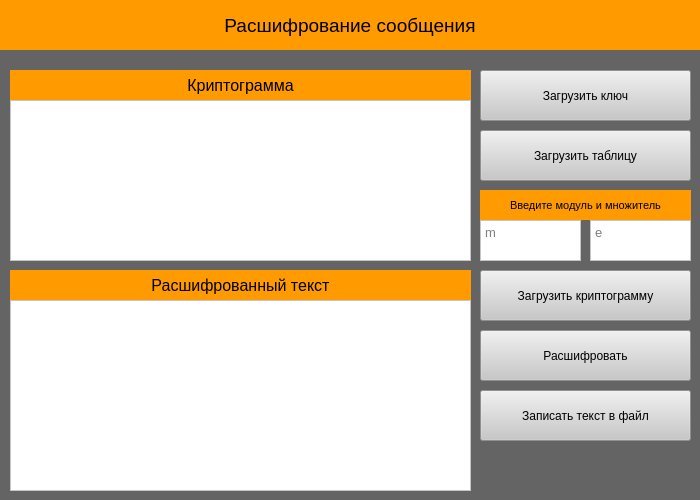
<?xml version="1.0" encoding="UTF-8"?>
<ui version="4.0">
 <class>MainWindow</class>
 <widget class="QMainWindow" name="MainWindow">
  <property name="geometry">
   <rect>
    <x>0</x>
    <y>0</y>
    <width>700</width>
    <height>500</height>
   </rect>
  </property>
  <property name="font">
   <font>
    <pointsize>1</pointsize>
   </font>
  </property>
  <property name="windowTitle">
   <string>MainWindow</string>
  </property>
  <property name="styleSheet">
   <string notr="true">background-color: rgb(100, 100, 100);</string>
  </property>
  <widget class="QWidget" name="centralwidget">
   <widget class="QLabel" name="label">
    <property name="geometry">
     <rect>
      <x>0</x>
      <y>0</y>
      <width>700</width>
      <height>50</height>
     </rect>
    </property>
    <property name="font">
     <font>
      <pointsize>14</pointsize>
     </font>
    </property>
    <property name="styleSheet">
     <string notr="true">background-color: rgb(255, 155, 0);</string>
    </property>
    <property name="text">
     <string>Расшифрование сообщения</string>
    </property>
    <property name="textFormat">
     <enum>Qt::PlainText</enum>
    </property>
    <property name="alignment">
     <set>Qt::AlignCenter</set>
    </property>
   </widget>
   <widget class="QPushButton" name="pushButton">
    <property name="geometry">
     <rect>
      <x>480</x>
      <y>70</y>
      <width>211</width>
      <height>51</height>
     </rect>
    </property>
    <property name="styleSheet">
     <string notr="true">background-color: rgb(200, 200, 200);</string>
    </property>
    <property name="text">
     <string>Загрузить ключ</string>
    </property>
   </widget>
   <widget class="QPlainTextEdit" name="plainTextEdit">
    <property name="geometry">
     <rect>
      <x>10</x>
      <y>100</y>
      <width>461</width>
      <height>161</height>
     </rect>
    </property>
    <property name="font">
     <font>
      <pointsize>12</pointsize>
     </font>
    </property>
    <property name="styleSheet">
     <string notr="true">background-color: rgb(255, 255, 255);</string>
    </property>
   </widget>
   <widget class="QPushButton" name="pushButton_2">
    <property name="geometry">
     <rect>
      <x>480</x>
      <y>270</y>
      <width>211</width>
      <height>51</height>
     </rect>
    </property>
    <property name="styleSheet">
     <string notr="true">background-color: rgb(200, 200, 200);</string>
    </property>
    <property name="text">
     <string>Загрузить криптограмму</string>
    </property>
   </widget>
   <widget class="QPushButton" name="pushButton_3">
    <property name="geometry">
     <rect>
      <x>480</x>
      <y>330</y>
      <width>211</width>
      <height>51</height>
     </rect>
    </property>
    <property name="styleSheet">
     <string notr="true">background-color: rgb(200, 200, 200);</string>
    </property>
    <property name="text">
     <string>Расшифровать</string>
    </property>
   </widget>
   <widget class="QPlainTextEdit" name="plainTextEdit_2">
    <property name="geometry">
     <rect>
      <x>10</x>
      <y>300</y>
      <width>461</width>
      <height>191</height>
     </rect>
    </property>
    <property name="font">
     <font>
      <pointsize>12</pointsize>
     </font>
    </property>
    <property name="styleSheet">
     <string notr="true">background-color: rgb(255, 255, 255);</string>
    </property>
   </widget>
   <widget class="QLabel" name="label_2">
    <property name="geometry">
     <rect>
      <x>10</x>
      <y>70</y>
      <width>461</width>
      <height>30</height>
     </rect>
    </property>
    <property name="font">
     <font>
      <pointsize>12</pointsize>
     </font>
    </property>
    <property name="styleSheet">
     <string notr="true">background-color: rgb(255, 155, 0);</string>
    </property>
    <property name="text">
     <string>Криптограмма</string>
    </property>
    <property name="textFormat">
     <enum>Qt::PlainText</enum>
    </property>
    <property name="alignment">
     <set>Qt::AlignCenter</set>
    </property>
   </widget>
   <widget class="QLabel" name="label_3">
    <property name="geometry">
     <rect>
      <x>10</x>
      <y>270</y>
      <width>461</width>
      <height>30</height>
     </rect>
    </property>
    <property name="font">
     <font>
      <pointsize>12</pointsize>
     </font>
    </property>
    <property name="styleSheet">
     <string notr="true">background-color: rgb(255, 155, 0);</string>
    </property>
    <property name="text">
     <string>Расшифрованный текст</string>
    </property>
    <property name="textFormat">
     <enum>Qt::PlainText</enum>
    </property>
    <property name="alignment">
     <set>Qt::AlignCenter</set>
    </property>
   </widget>
   <widget class="QPlainTextEdit" name="plainTextEdit_3">
    <property name="geometry">
     <rect>
      <x>880</x>
      <y>520</y>
      <width>81</width>
      <height>101</height>
     </rect>
    </property>
   </widget>
   <widget class="QPlainTextEdit" name="plainTextEdit_4">
    <property name="geometry">
     <rect>
      <x>480</x>
      <y>220</y>
      <width>101</width>
      <height>41</height>
     </rect>
    </property>
    <property name="font">
     <font>
      <pointsize>10</pointsize>
     </font>
    </property>
    <property name="styleSheet">
     <string notr="true">background-color: rgb(255, 255, 255);</string>
    </property>
    <property name="placeholderText">
     <string>m</string>
    </property>
   </widget>
   <widget class="QPlainTextEdit" name="plainTextEdit_5">
    <property name="geometry">
     <rect>
      <x>590</x>
      <y>220</y>
      <width>101</width>
      <height>41</height>
     </rect>
    </property>
    <property name="font">
     <font>
      <pointsize>10</pointsize>
     </font>
    </property>
    <property name="styleSheet">
     <string notr="true">background-color: rgb(255, 255, 255);</string>
    </property>
    <property name="placeholderText">
     <string>e</string>
    </property>
   </widget>
   <widget class="QLabel" name="label_4">
    <property name="geometry">
     <rect>
      <x>480</x>
      <y>190</y>
      <width>211</width>
      <height>30</height>
     </rect>
    </property>
    <property name="font">
     <font>
      <pointsize>8</pointsize>
     </font>
    </property>
    <property name="styleSheet">
     <string notr="true">background-color: rgb(255, 155, 0);</string>
    </property>
    <property name="text">
     <string>Введите модуль и множитель</string>
    </property>
    <property name="textFormat">
     <enum>Qt::PlainText</enum>
    </property>
    <property name="alignment">
     <set>Qt::AlignCenter</set>
    </property>
   </widget>
   <widget class="QPushButton" name="pushButton_4">
    <property name="geometry">
     <rect>
      <x>480</x>
      <y>130</y>
      <width>211</width>
      <height>51</height>
     </rect>
    </property>
    <property name="styleSheet">
     <string notr="true">background-color: rgb(200, 200, 200);</string>
    </property>
    <property name="text">
     <string>Загрузить таблицу</string>
    </property>
   </widget>
   <widget class="QPushButton" name="pushButton_5">
    <property name="geometry">
     <rect>
      <x>480</x>
      <y>390</y>
      <width>211</width>
      <height>51</height>
     </rect>
    </property>
    <property name="styleSheet">
     <string notr="true">background-color: rgb(200, 200, 200);</string>
    </property>
    <property name="text">
     <string>Записать текст в файл</string>
    </property>
   </widget>
  </widget>
 </widget>
 <resources/>
 <connections/>
</ui>
